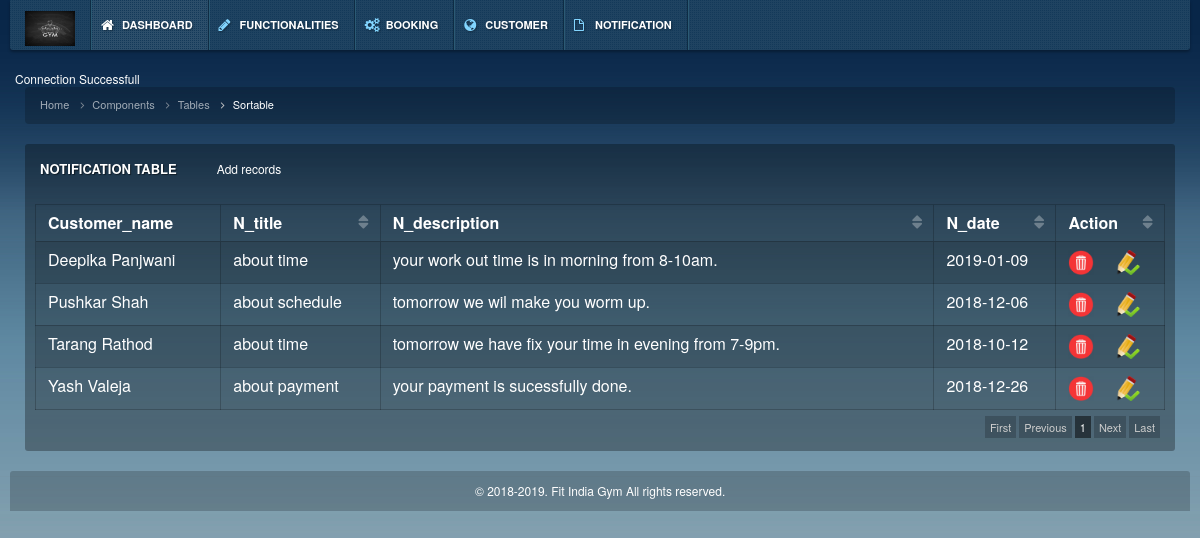
Page /admin/notification_tbl.php on the committed database.
### tables this page shows
CREATE TABLE `notification` (
  `N_id` int(11) NOT NULL,
  `C_id` int(11) NOT NULL,
  `N_title` varchar(15) NOT NULL,
  `N_description` varchar(150) NOT NULL,
  `N_date` date NOT NULL
);

CREATE TABLE `customer` (
  `C_id` int(11) NOT NULL,
  `F_name` varchar(15) NOT NULL,
  `L_name` varchar(15) NOT NULL,
  `Address` varchar(120) NOT NULL,
  `Email` varchar(30) NOT NULL,
  `Contact_no` varchar(13) NOT NULL,
  `Gender` tinyint(1) NOT NULL,
  `User_name` varchar(20) NOT NULL,
  `Password` varchar(20) NOT NULL,
  `Area_id` int(11) NOT NULL,
  `Create_date` date NOT NULL,
  `is_Admin` int(11) NOT NULL,
  `otp` int(8) NOT NULL,
  `otpused` int(8) NOT NULL,
  `status` int(3) NOT NULL
);

### admin/notification_tbl.php (the view, shortened to what this page needs)
<?php
include("header.php");
?>
<?php
	require_once('../config/connection.php')?>
<!DOCTYPE html>
<html lang="en">
<head>
    <link href="css/stylesheets.css" rel="stylesheet" type="text/css">
</head>
<body class="bg-img-num1">
    <div class="container">
        <div class="row">
            <div class="col-md-12">
                <ol class="breadcrumb">
                    <li><a href="#">Home</a></li>
                    <li><a href="#">Components</a></li>
                    <li><a href="#">Tables</a></li>
                    <li class="active">Sortable</li>
                </ol>
            </div>
        </div>
        <div class="row">
            <div class="col-md-12">
                <div class="block">
                    <div class="header">
                        <h2>Notification Table</h2>
						<span> <a href="notification_ins.php"> Add records </a> </span>
                    </div>
                    <div class="content">
                        <table cellpadding="0" cellspacing="0" width="100%" class="table table-bordered table-striped sortable_default">
                            <thead>
	<th> 	Customer_name </th>
	<th> N_title </th>
	<th> N_description </th>
	<th> 	N_date </th>
	<th> Action	 </th>
                            </thead>
                            <tbody>
                                		<?php
												$sql="Select * from notification f join customer c where f.C_id=c.C_id";
												$result=mysqli_query($conn,$sql);
												while($row = mysqli_fetch_array($result))
												{
													echo "<tr>";
												echo "<td>" . $row['F_name'] ." ".$row['L_name']. "</td>";
												echo "<td>" . $row['N_title'] . "</td>";
												echo "<td>" . $row['N_description'] . "</td>";
												echo "<td>" . $row['N_date'] . "</td>";
												echo "<td> <a href=\"delete_noti.php?id=$row[N_id]\"><img
												src=\"img/delete2.png\"   height='25'/> </a> &nbsp; &nbsp;
												<a href=\"updatetext.php?id=$row[N_id]\"><img
												src=\"img/edit1.png\"   height='25'/> </a></td>";
												echo "</tr>";
												}
												?>
                            </tbody>
                        </table>
                    </div>
                </div>
            </div>
        </div>
    </div>
</body>
</html>
<?php
include("footer.php");
?>

### admin/css/stylesheet.css (style rules this page uses)
html { height: 100%; min-height: 100%; }
body { background: url('../img/background/bg_num1.jpg') left top repeat-x #082648; font-family: 'Helvetica Neue', 'Helvetica', Arial, sans-serif; color: #FFF; height: 100%; min-height: 100%; font-size: 12px; }
a { color: #FFF; outline: 0 !important; }
.container { max-width: none !important; width: 100%; }
[class^='col-xs-'], [class^='col-sm-'], [class^='col-md-'], [class^='col-lg-'] { position: relative;min-height: 1px;padding-left: 10px;padding-right: 10px; }
.block .user .info .informer, .block .head h2, .block .header h2, .block .head-panel .hp-info { text-shadow: 1px 1px 1px rgba(0,0,0,0.5); }
.block > div:first-child { -moz-border-top-left-radius: 3px; -webkit-border-top-left-radius: 3px; border-top-left-radius: 3px; -moz-border-top-right-radius: 3px; -webkit-border-top-right-radius: 3px; border-top-right-radius: 3px; }
.block > div:last-child { -moz-border-bottom-left-radius: 3px; -webkit-border-bottom-left-radius: 3px; border-bottom-left-radius: 3px; -moz-border-bottom-right-radius: 3px; -webkit-border-bottom-right-radius: 3px; border-bottom-right-radius: 3px; }
.block { margin-bottom: 20px; float: left; width: 100%; position: relative; }
.block .header, .block .content, .block .footer, .block .toolbar, .block .header.header-default, .block .content.content-default, .block .toolbar.toolbar-default, .block .footer.footer-defaut { background: rgba(0,0,0,0.3); float: left; width: 100%; }
.block .header, .block .footer, .block .toolbar { padding: 10px; }
.block .header { padding: 10px 15px; }
.block .header h2, .block .head h2 { font-size: 13px; color: #FFF; padding: 0px; margin: 0px; display: block; float: left; text-transform: uppercase; font-weight: bold; }
.block .content { padding: 10px; }
.block .footer, .block .header, .block .toolbar, .block .head,.block .header h2, .block .head h2 { line-height: 30px; }
h2 { font-size: 23px; }
h1,h2,h3,h4,h5,h6 { margin-top: 0px; margin-bottom: 10px; }
.table { margin-bottom: 0px; }
.table thead>tr>th,.table thead>tr>th, .table tbody>tr>th, .table tfoot>tr>th, .table thead>tr>td, .table tbody>tr>td, .table tfoot>tr>td, .table-bordered, .table-bordered>thead>tr>th, .table-bordered>tbody>tr>th, .table-bordered>tfoot>tr>th, .table-bordered>thead>tr>td, .table-bordered>tbody>tr>td, .table-bordered>tfoot>tr>td { border-color: rgba(0,0,0,0.2); line-height: 20px; padding-left: 12px; padding-right: 12px; }
.table thead>tr>th { border-bottom: 0px; }
.table-striped>tbody>tr:nth-child(odd) { background: none; }
.table-striped>tbody>tr:nth-child(odd)>td, .table-striped>tbody>tr:nth-child(odd)>th { background: rgba(0,0,0,0.1); }
.breadcrumb { background: rgba(0,0,0,0.2); color: #FFF; padding: 10px 15px; font-size: 11px; }
.breadcrumb > li+li:before { content: "\f105"; font-family: 'FontAwesome'; padding: 0px 8px; }
.breadcrumb > li { color: #FFF; opacity: 0.6; filter: alpha(opacity=60); }
.breadcrumb > li.active { opacity: 1; filter: alpha(opacity=100); color: #FFF; }
.dataTable { float: left; border-bottom: 1px solid #DAE1E8; margin-bottom: 5px; }
.sorting_desc,.sorting_asc,.sorting { position: relative; cursor: pointer; }
.sorting:before,.sorting_desc:before,.sorting_asc:before { float: right; font-family: 'FontAwesome'; opacity: 0.9; filter: alpha(opacity=90); }
.sorting:before { content: "\f0dc"; opacity: 0.3; filter: alpha(opacity=30); }

### admin/css/backgrounds.css (style rules this page uses)
.bg-img-num1 { background: url('../img/background/bg_num1.jpg') left top repeat-x #082648; }

### rows in the picture
notification: C.F_name "Deepika", C.L_name "Panjwani", N_title "about time", N_description "your work out time is in morning from 8-10am.", N_date "2019-01-09"
notification: C.F_name "Pushkar", C.L_name "Shah", N_title "about schedule", N_description "tomorrow we wil make you worm up.", N_date "2018-12-06"
notification: C.F_name "Tarang", C.L_name "Rathod", N_title "about time", N_description "tomorrow we have fix your time in evening from 7-9pm.", N_date "2018-10-12"
notification: C.F_name "Yash", C.L_name "Valeja", N_title "about payment", N_description "your payment is sucessfully done.", N_date "2018-12-26"
